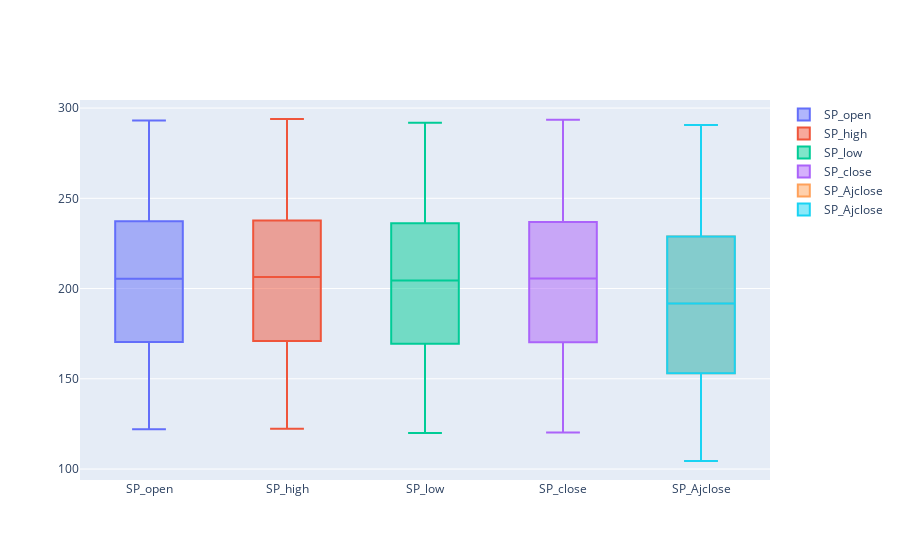

Notebook source saved alongside this figure:
### Code cell
trace0 = go.Box(y=df["SP_open"],name="SP_open")
trace1 = go.Box(y=df["SP_high"],name="SP_high")
trace2 = go.Box(y=df["SP_low"],name="SP_low")
trace3 = go.Box(y=df["SP_close"],name="SP_close")
trace4 = go.Box(y=df["SP_Ajclose"],name="SP_Ajclose")
trace5 = go.Box(y=df["SP_Ajclose"],name="SP_Ajclose")
data = [trace0, trace1, trace2,trace3, trace4, trace5]
iplot(data)

### Figure 1 — Plotly figure (JSON) as saved in the notebook; plotly's stock layout.template omitted (floating-point values rounded to 4 significant figures; data arrays with more than 128 entries replaced by an {"elided": "..."} marker saying what was removed)
{"data": [{"name": "SP_open", "type": "box", "y": {"elided": "1718 float values"}}, {"name": "SP_high", "type": "box", "y": {"elided": "1718 float values"}}, {"name": "SP_low", "type": "box", "y": {"elided": "1718 float values"}}, {"name": "SP_close", "type": "box", "y": {"elided": "1718 float values"}}, {"name": "SP_Ajclose", "type": "box", "y": {"elided": "1718 float values"}}, {"name": "SP_Ajclose", "type": "box", "y": {"elided": "1718 float values"}}], "layout": {"autosize": true, "dragmode": "pan", "xaxis": {"autorange": true, "range": [-0.5, 4.5], "type": "category"}, "yaxis": {"autorange": true, "range": [93.94, 304.5], "type": "linear"}}}
